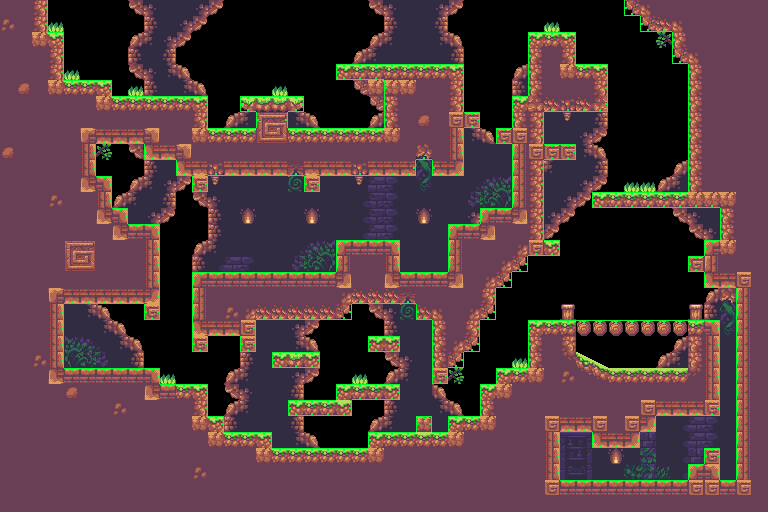

A level layout from a 2D game, rendered from its tile map. Below: a short description, then the map file with tile-grid data replaced by summaries:
An orthogonal 48x32 tile map with 16x16 px tiles, 2 tile layers (Main, Collision), 2 tilesets.

<map version="1.2" tiledversion="1.2.1" orientation="orthogonal" renderorder="right-down" width="48" height="32" tilewidth="16" tileheight="16" infinite="0" nextlayerid="10" nextobjectid="5">
 <tileset firstgid="1" source="collision.tsx" />
 <tileset firstgid="17" source="tileset.tsx" />
 <layer id="8" name="Main" width="48" height="32">
  <data>[1536 cells, 1198 non-empty, 96 distinct tile ids]</data>
 </layer>
 <layer id="9" name="Collision" width="48" height="32">
  <data>[1536 cells, 302 non-empty, 13 distinct tile ids]</data>
 </layer>
</map>
